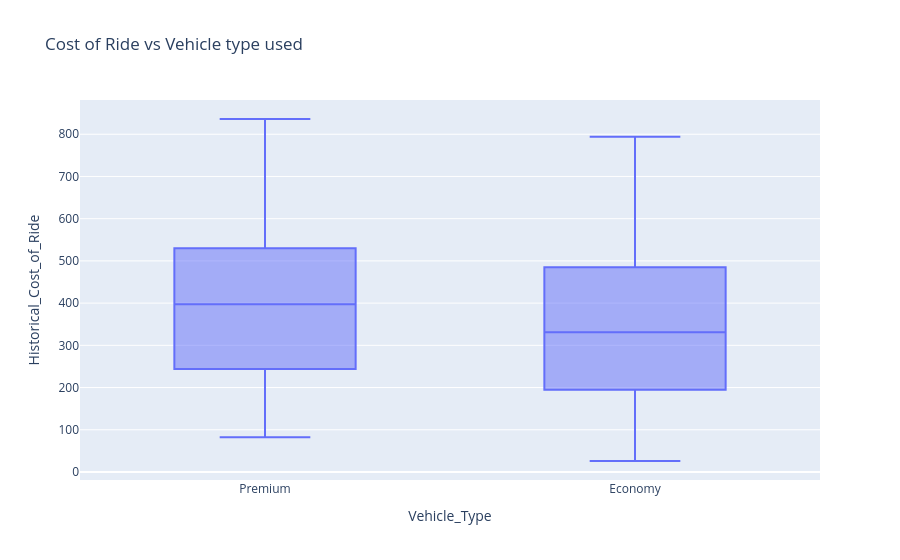

Write notebook code for a chart like this one.
### Code cell
fig = px.box(
    data,
    x="Vehicle_Type",
    y="Historical_Cost_of_Ride",
    title="Cost of Ride vs Vehicle type used",
)
fig.show()

### Figure 1 — Plotly figure (JSON) as saved in the notebook; plotly's stock layout.template omitted (floating-point values rounded to 4 significant figures; data arrays with more than 128 entries replaced by an {"elided": "..."} marker saying what was removed)
{"data": [{"alignmentgroup": "True", "hovertemplate": "Vehicle_Type=%{x}<br>Historical_Cost_of_Ride=%{y}<extra></extra>", "legendgroup": "", "marker": {"color": "#636efa"}, "name": "", "notched": false, "offsetgroup": "", "orientation": "v", "showlegend": false, "type": "box", "x": {"elided": "1000 str values"}, "x0": " ", "xaxis": "x", "y": {"elided": "1000 float values"}, "y0": " ", "yaxis": "y"}], "layout": {"boxmode": "group", "legend": {"tracegroupgap": 0}, "title": {"text": "Cost of Ride vs Vehicle type used"}, "xaxis": {"anchor": "y", "domain": [0, 1], "title": {"text": "Vehicle_Type"}}, "yaxis": {"anchor": "x", "domain": [0, 1], "title": {"text": "Historical_Cost_of_Ride"}}}}
